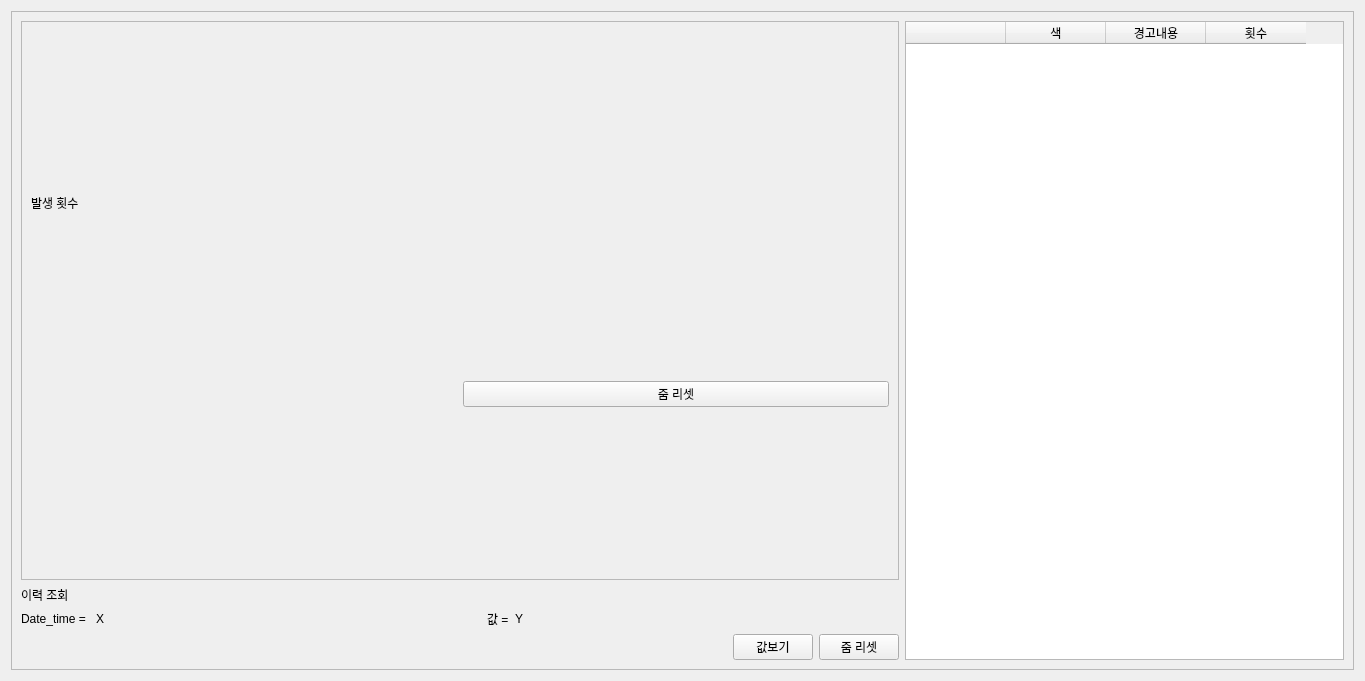
<?xml version="1.0" encoding="UTF-8"?>
<ui version="4.0">
 <class>nikon_log_err_main</class>
 <widget class="QWidget" name="nikon_log_err_main">
  <property name="geometry">
   <rect>
    <x>0</x>
    <y>0</y>
    <width>1365</width>
    <height>681</height>
   </rect>
  </property>
  <property name="acceptDrops">
   <bool>true</bool>
  </property>
  <property name="windowTitle">
   <string>Form</string>
  </property>
  <layout class="QGridLayout" name="gridLayout">
   <item row="0" column="0">
    <widget class="QScrollArea" name="scrollArea">
     <property name="widgetResizable">
      <bool>true</bool>
     </property>
     <widget class="QWidget" name="scrollAreaWidgetContents">
      <property name="geometry">
       <rect>
        <x>0</x>
        <y>0</y>
        <width>1345</width>
        <height>661</height>
       </rect>
      </property>
      <layout class="QGridLayout" name="gridLayout_2">
       <item row="0" column="0" colspan="2">
        <widget class="QScrollArea" name="scrollArea_2">
         <property name="widgetResizable">
          <bool>true</bool>
         </property>
         <widget class="QWidget" name="scrollAreaWidgetContents_2">
          <property name="geometry">
           <rect>
            <x>0</x>
            <y>0</y>
            <width>879</width>
            <height>570</height>
           </rect>
          </property>
          <layout class="QGridLayout" name="gridLayout_3">
           <item row="0" column="0">
            <layout class="QVBoxLayout" name="layout_barchart">
             <item>
              <widget class="QLabel" name="label_2">
               <property name="sizePolicy">
                <sizepolicy hsizetype="Preferred" vsizetype="Maximum">
                 <horstretch>0</horstretch>
                 <verstretch>0</verstretch>
                </sizepolicy>
               </property>
               <property name="text">
                <string>발생 횟수</string>
               </property>
              </widget>
             </item>
            </layout>
           </item>
           <item row="1" column="0">
            <layout class="QHBoxLayout" name="horizontalLayout">
             <item>
              <widget class="QLabel" name="bar_chart_hover">
               <property name="sizePolicy">
                <sizepolicy hsizetype="Preferred" vsizetype="Maximum">
                 <horstretch>0</horstretch>
                 <verstretch>0</verstretch>
                </sizepolicy>
               </property>
               <property name="text">
                <string/>
               </property>
              </widget>
             </item>
             <item>
              <widget class="QPushButton" name="bar_chart_zoomreset_btn">
               <property name="text">
                <string>줌 리셋</string>
               </property>
              </widget>
             </item>
            </layout>
           </item>
          </layout>
         </widget>
        </widget>
       </item>
       <item row="1" column="0" colspan="2">
        <layout class="QVBoxLayout" name="time_chart_layout">
         <item>
          <widget class="QLabel" name="label">
           <property name="sizePolicy">
            <sizepolicy hsizetype="Preferred" vsizetype="Maximum">
             <horstretch>0</horstretch>
             <verstretch>0</verstretch>
            </sizepolicy>
           </property>
           <property name="text">
            <string>이력 조회</string>
           </property>
          </widget>
         </item>
        </layout>
       </item>
       <item row="3" column="0" colspan="2">
        <layout class="QGridLayout" name="gridLayout_4">
         <item row="0" column="2">
          <widget class="QPushButton" name="line_chart_zoomreset_btn">
           <property name="text">
            <string>줌 리셋</string>
           </property>
          </widget>
         </item>
         <item row="0" column="0">
          <spacer name="horizontalSpacer">
           <property name="orientation">
            <enum>Qt::Horizontal</enum>
           </property>
           <property name="sizeHint" stdset="0">
            <size>
             <width>40</width>
             <height>20</height>
            </size>
           </property>
          </spacer>
         </item>
         <item row="0" column="1">
          <widget class="QPushButton" name="show_line_data_btn">
           <property name="text">
            <string>값보기</string>
           </property>
          </widget>
         </item>
        </layout>
       </item>
       <item row="0" column="2" rowspan="4">
        <widget class="QTableWidget" name="bar_list_view">
         <property name="sizePolicy">
          <sizepolicy hsizetype="Minimum" vsizetype="Minimum">
           <horstretch>0</horstretch>
           <verstretch>0</verstretch>
          </sizepolicy>
         </property>
         <column>
          <property name="text">
           <string/>
          </property>
         </column>
         <column>
          <property name="text">
           <string>색</string>
          </property>
         </column>
         <column>
          <property name="text">
           <string>경고내용</string>
          </property>
         </column>
         <column>
          <property name="text">
           <string>횟수</string>
          </property>
         </column>
        </widget>
       </item>
       <item row="2" column="0" colspan="2">
        <layout class="QHBoxLayout" name="horizontalLayout_2">
         <item>
          <widget class="QLabel" name="label_3">
           <property name="sizePolicy">
            <sizepolicy hsizetype="Maximum" vsizetype="Preferred">
             <horstretch>0</horstretch>
             <verstretch>0</verstretch>
            </sizepolicy>
           </property>
           <property name="text">
            <string>Date_time = </string>
           </property>
          </widget>
         </item>
         <item>
          <widget class="QLabel" name="X_time_value">
           <property name="text">
            <string>X</string>
           </property>
          </widget>
         </item>
         <item>
          <widget class="QLabel" name="label_4">
           <property name="sizePolicy">
            <sizepolicy hsizetype="Maximum" vsizetype="Preferred">
             <horstretch>0</horstretch>
             <verstretch>0</verstretch>
            </sizepolicy>
           </property>
           <property name="text">
            <string>값 =</string>
           </property>
          </widget>
         </item>
         <item>
          <widget class="QLabel" name="Y_value">
           <property name="text">
            <string>Y</string>
           </property>
          </widget>
         </item>
        </layout>
       </item>
      </layout>
     </widget>
    </widget>
   </item>
  </layout>
 </widget>
 <resources/>
 <connections/>
</ui>
